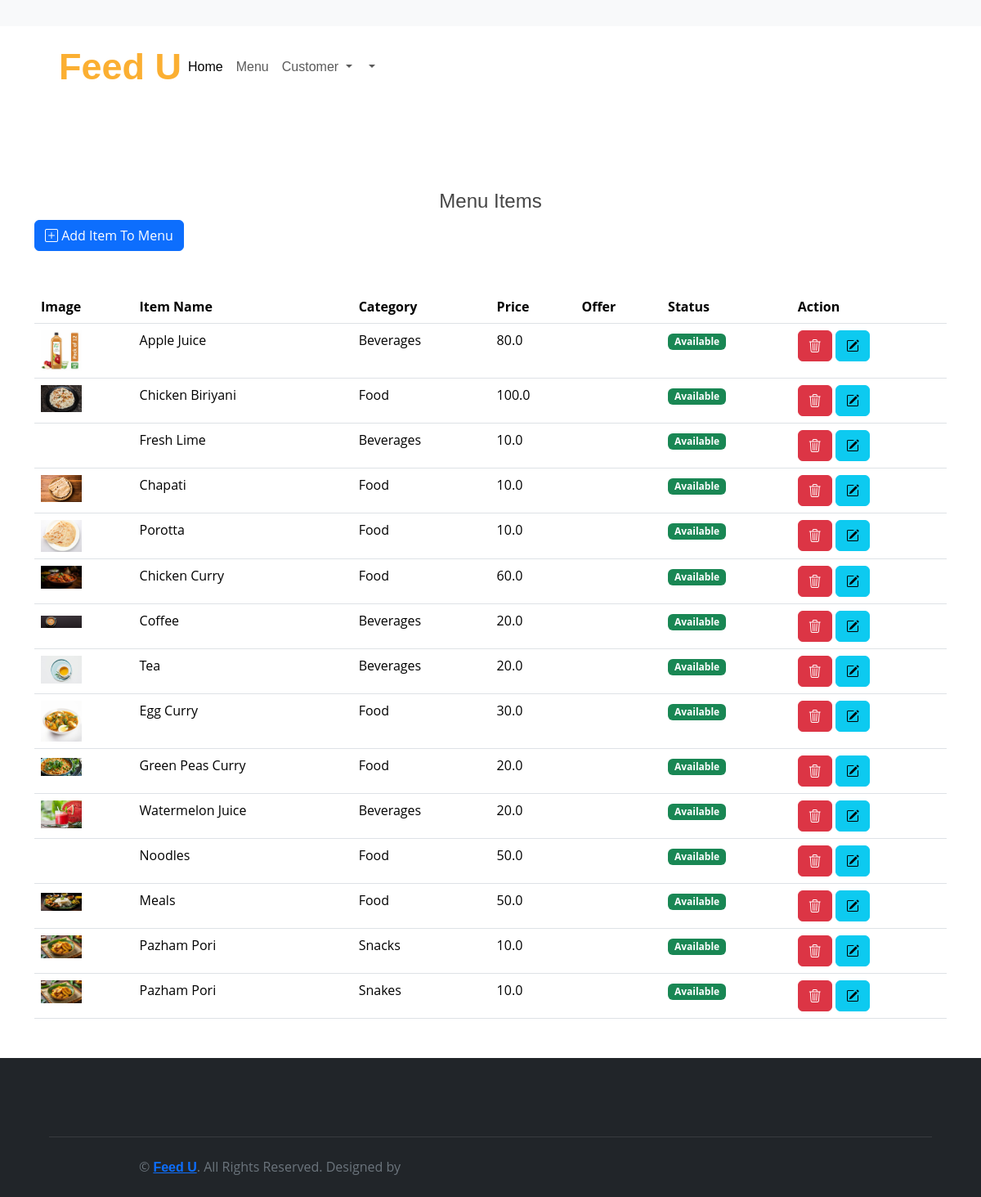
Screenshot of /Menu with the database file from the repository.
### Home/models.py (models this page shows, shortened)
class FoodMenuItem(models.Model):
    name = models.CharField(max_length=100)
    description = models.TextField()
    category = models.CharField(
        max_length=25,
        choices=(("Food", "Food"), ("Snakes", "Snakes"), ("Beverages", "Beverages"), ("Diet_Food", "Diet_Food"))
    )
    image = models.ImageField(upload_to='menu_images/')
    available = models.BooleanField(default=True)
    rate = models.FloatField()
    discount_rate = models.FloatField( null=True, blank=True)
    offer = models.BooleanField(default=False, null=True, blank=True)
    timestamp = models.DateTimeField(default=timezone.now)

### Home/views.py (the view)
# urls.py: path("Menu",views.Menu,name="Menu"),
def Menu(request):
    fooditem = FoodMenuItem.objects.all()
    if request.method == 'POST':
        form = FoodMenuItemForm(request.POST, request.FILES)
        if form.is_valid():
            form.save()
            messages.success(request, 'Menu item added successfully!')
            return redirect('Menu')  # Redirect to a list view
    else:
        form = FoodMenuItemForm()
    return render(request,"staff/menu.html",{"form":form, "fooditem":fooditem})

### templates/staff/menu.html (shortened to what this page needs)
{% extends 'staff/staffindex.html'%}
{% block content %}
<div class="container">
    <div class="content-header">
        <h4 class="text-center">Menu Items</h4>
        <button class="btn btn-primary" data-bs-toggle="modal" data-bs-target="#exampleModal"><i
                class="bi bi-plus-square"></i> Add Item To Menu</button>
    </div>
    <div class="content mt-5">
        <table class="table">
            <tr>
                <th>Image</th>
                <th>Item Name</th>
                <th>Category</th>
                <th>Price</th>
                <th>Offer</th>
                <th>Status</th>
                <th>Action</th>
            </tr>
            {% for item in fooditem %}
            <tr>
                <td>
                    <img src="{{item.image.url}}" width="50px" alt="">
                </td>
                <td>{{item.name}}</td>
                <td>{{item.category}}</td>
                <td>{{item.rate}}</td>
                <td>{% if item.offer == True %} <span class="badge bg-info">Active Offer</span> {% endif %}</td>
                <td>{% if item.available == True %} <span class="badge bg-success">Available</span> {% endif %}</td>
                <td>
                    <a href="{%url 'delete_menu_item' item.id %}" class="btn btn-danger" onclick="return confirm('Are You sure want to delete ? ')"><i class="bi bi-trash3"></i></a>
                    <a href="{%url 'update_menu_item' item.id %}" class="btn btn-info"><i class="bi bi-pencil-square"></i></a>
                </td>
            </tr>
            {% endfor %}
        </table>
    </div>
</div>
{% endblock %}

### static/css/style.css (style rules this page uses)
body { color: #757575; background: #ffffff; font-family: 'open sans', sans-serif; }
h1, h2, h3, h4, h5, h6 { color: #454545; font-family: 'Nunito', sans-serif; }
a { font-family: 'Nunito', sans-serif; font-weight: 600; color: #fbaf32; transition: .3s; }

### rows the page displays
FoodMenuItem: image (picture), name "Apple Juice", category "Beverages", rate "80.0", available "Available"
FoodMenuItem: image (picture), name "Chicken Biriyani", category "Food", rate "100.0", available "Available"
FoodMenuItem: name "Fresh Lime", category "Beverages", rate "10.0", available "Available"
FoodMenuItem: image (picture), name "Chapati", category "Food", rate "10.0", available "Available"
FoodMenuItem: image (picture), name "Porotta", category "Food", rate "10.0", available "Available"
FoodMenuItem: image (picture), name "Chicken Curry", category "Food", rate "60.0", available "Available"
FoodMenuItem: image (picture), name "Coffee", category "Beverages", rate "20.0", available "Available"
FoodMenuItem: image (picture), name "Tea", category "Beverages", rate "20.0", available "Available"
FoodMenuItem: image (picture), name "Egg Curry", category "Food", rate "30.0", available "Available"
FoodMenuItem: image (picture), name "Green Peas Curry", category "Food", rate "20.0", available "Available"
FoodMenuItem: image (picture), name "Watermelon Juice", category "Beverages", rate "20.0", available "Available"
FoodMenuItem: name "Noodles", category "Food", rate "50.0", available "Available"
FoodMenuItem: image (picture), name "Meals", category "Food", rate "50.0", available "Available"
FoodMenuItem: image (picture), name "Pazham Pori", category "Snacks", rate "10.0", available "Available"
FoodMenuItem: image (picture), name "Pazham Pori", category "Snakes", rate "10.0", available "Available"
